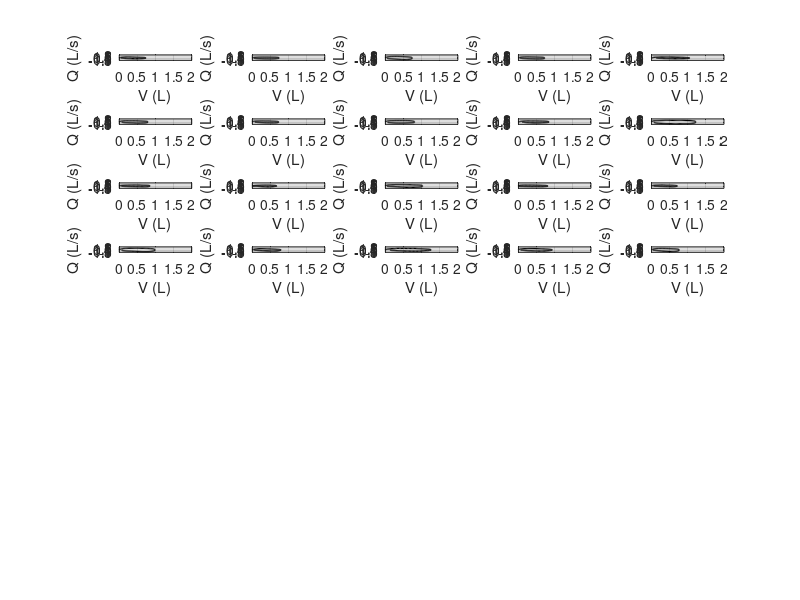

Write MATLAB code to recreate this figure.
close all; clear all; clc
atWork = 0;
print_on = 1;

colorBlue = '#0000FF';
colorRed = '#FF0000';
colorBlack = '#000000';
colorGreen = '#009A17';
colorOrange = '#FF6600';
pt = 1.0;
FS = 10;

%% Plot Setup:
if atWork == 1
    figPos1 = [-1900, 100, 600, 700]; % Work
    figPos2 = [-1250, 400, 600, 600];
    figPos3 = [-600, 400, 600, 600];
    figPos4 = [-1900, 100, 600, 600];
    figPos5 = [-1250, 100, 600, 600];
    figPos6 = [-600, 100, 600, 300];
else
    figPos1 = [2580, -190, 1000, 1270]; % Home
    figPos2 = [-1250, 500, 600, 600];
    figPos3 = [-600, 500, 600, 600];
    figPos4 = [-1900, 150, 600, 600];
    figPos5 = [-1250, 150, 600, 600];
    figPos6 = [-600, 150, 600, 300];
end

%%
load young_results.mat
load old_results.mat
load FL_results.mat
load NFL_results.mat

youngIndex = 3;
oldIndex = 4;
NFLIndex = 3;
FLIndex = 2;

tlim = [0 4];
qlim = [-1.5 2.0];
vlim = [0 2.0];
plim = [-40 15];
young.index = 2;
old.index = 2;
NFL.index = 2;
FL.index = 2;
young.work = young.work_resistance_dV_Array;
old.work = old.work_resistance_dV_Array;
NFL.work = NFL.work_resistance_dV_Array;
FL.work = FL.work_resistance_dV_Array;

%%
figure('Position',figPos1)
% FL
subplot(8,5,1)
plot(old.volume(1,1:end),old.flow(1,1:end),'Color',colorBlack,'Linewidth',pt,'Linestyle','-'); hold on
% plot(FL.time(1:FL.exp_point(1)-1),FL.Peff_Array{1, 1},'Color',colorRed,'Linewidth',pt,'Linestyle','-.')
% plot(FL.time,FL.Peff_Array{1, 1},'Color',colorRed,'Linewidth',pt,'Linestyle','-.')
xlabel('V (L)')
ylabel('Q (L/s)')
% leg1 = legend('P_{alv}','P_{eff}','FontSize',12,...
%     'Orientation','horizontal');
% legend boxoff
% leg1.Position(1:2) = [.75 .16];
xlim(vlim)
ylim(qlim)
grid on
set(gca,'FontSize',FS);

for ii = 2:20
    subplot(8,5,ii)
    plot(old.volume(ii,1:end),old.flow(ii,1:end),'Color',colorBlack,'Linewidth',pt,'Linestyle','-'); hold on
%     plot(FL.time(1:FL.exp_point(ii)-1),FL.Peff_Array{1, ii},'Color',colorRed,'Linewidth',pt,'Linestyle','-.')
%     plot(FL.time,FL.Peff_Array{1, ii},'Color',colorRed,'Linewidth',pt,'Linestyle','-.')
    xlabel('V (L)')
    ylabel('Q (L/s)')
    xlim(vlim)
    ylim(qlim)
    grid on
    set(gca,'FontSize',FS);
end
  
if print_on ==1
    print('-r400','-dpng','V-Q_old.png');
else 
end


       